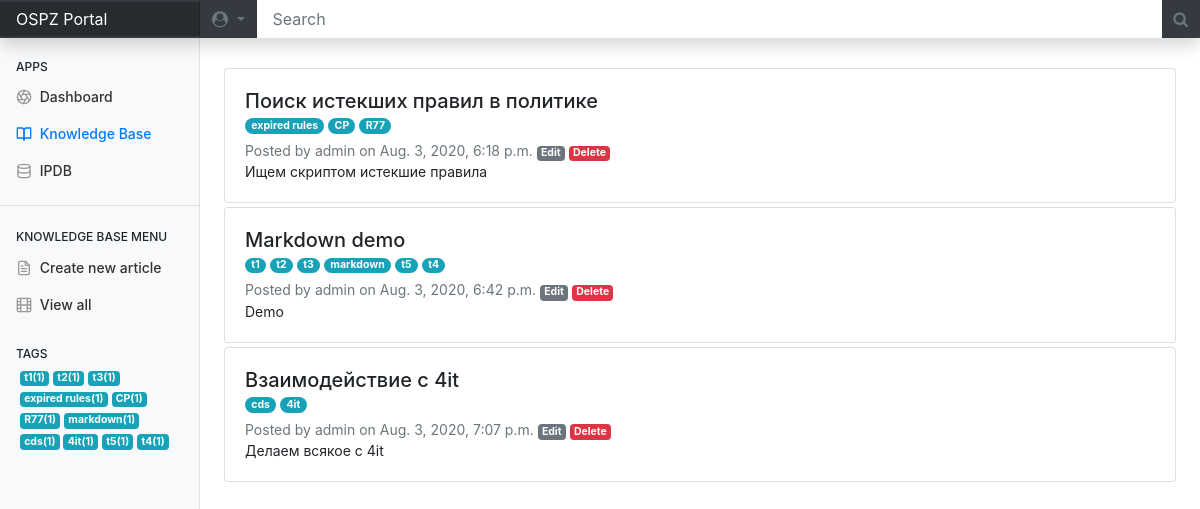
Page / (signed in) on the earlier database version.
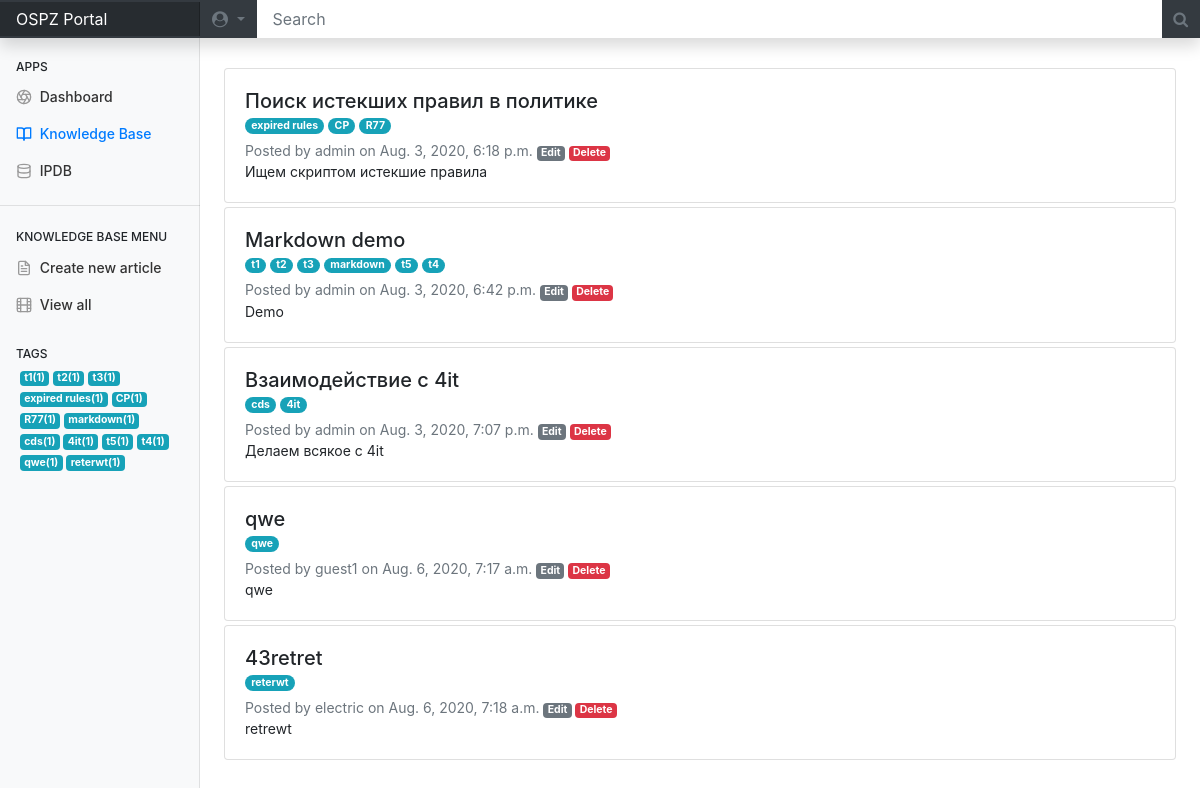
Same page on the later database version.
### kb/models.py (models this page shows)
class Article(models.Model):
    title 			= models.CharField(max_length=120, blank=False)
    tags			= TaggableManager()
    category		= models.CharField(max_length=120, blank=True)
    data_created    	= models.DateTimeField(default=timezone.now)
    last_modified   	= models.DateTimeField(default=timezone.now)
    author 			= models.CharField(max_length=120, default='admin') #text			= MDTextField()
    description       	= models.TextField(blank=False, null=True)
    text            	= models.TextField(blank=False, null=True)
    def get_absolute_url(self):
        return reverse ("article-detail", kwargs= {"pk":self.id})
    def get_update_url(self):
        return reverse ("article-update", kwargs= {"pk":self.id})
    def get_delete_url(self):
        return reverse ("article-delete", kwargs= {"pk":self.id})

### kb/views.py (the view)
# urls.py: path('', ArticleListView.as_view(), name = 'article-list'),
class ArticleListView(LoginRequiredMixin, View):
    login_url = '/login/'
    redirect_field_name = ''
    def get(self, request, *args, **kwargs):
        articles = Article.objects.all()
        tags = Tag.objects.all()
        tags_cloud = {}
        for tag in tags:
            counter = 0
            for article in articles:
                if tag.name in article.tags.names():
                    counter+=1
            if counter !=0:
                tags_cloud[tag.name] = counter
        print(tags_cloud)
        tags_cloud_sorted = {k: v for k, v in sorted(tags_cloud.items(), key=lambda item: item[1],reverse=True)}
        context = {'articles': articles,
        'tags': tags,
        'tags_cloud':tags_cloud_sorted}
        return render(request, "articles_list.html", context)

### templates/articles_list.html
{% extends 'base.html' %}
{% load markdownify %}
{% block content %}
{% for instanсe in articles %}
	<div class="row mb-1">
	 <div class="col">
	    <div class="card">
		    <div class="card-body">
			    <div class="card-title"><h5 style="margin-block-start: 0em; margin-block-end: 0em;"><a class="stretched-link" style="position: relative; color:#212529;" href="{{instanсe.get_absolute_url}}" role="button">{{instanсe.title}}</a>
</h5>
		    {% for tag in instanсe.tags.all %}
			<a class="badge badge-pill badge-info"  href="/search?t={{ tag.name }}" >{{ tag.name }}</a>
		    {% endfor %}
				    </div>
			    <p class="card-subtitle text-muted">Posted by {{instanсe.author}} on {{instanсe.data_created}} <a class="badge badge-secondary" href="{{instanсe.get_update_url}}" role="button">Edit</a> <a class="badge badge-danger" href="{{instanсe.get_delete_url}}" role="button">Delete</a>
			    </p>
		    <p class="card-text"> {{instanсe.description}}
		    </p>
		    </div>
	    </div>
	 </div>
	</div>
{% endfor %}
{% endblock %}

### templates/base.html (shortened to what this page needs)
<!DOCTYPE html>
<html>
  {% load static %}
  <head>
    <link href="{% static "css/bootstrap.css"%}" rel="stylesheet" >
      <link href = "{% static "css/dashboard.css" %}" rel="stylesheet">
      <link href = "{% static "css/bootstrap-tagsinput.css" %}" rel="stylesheet" >
      <link rel="stylesheet" href="https://maxcdn.bootstrapcdn.com/font-awesome/4.7.0/css/font-awesome.min.css"/>
      <link rel="stylesheet" href="https://cdn.jsdelivr.net/simplemde/latest/simplemde.min.css">
  </head>
  <body>
    {% include 'navbar.html' %}
    <div class="container-fluid" style="padding-top: 30px;">
	    <div class="row">
        {% include 'sidebar.html' %}
        <main role="main" class="col-md-9 ml-sm-auto col-lg-10 px-md-4">
          {% block content %}{% endblock %}
        </main>
	</div>
    </div>
  </body>
</html>

### templates/navbar.html (shortened to what this page needs)
<nav class="navbar navbar-dark navbar-expand-md sticky-top bg-dark flex-md-nowrap p-0 shadow">
  <a class="navbar-brand col-md-3 col-lg-2 mr-0 px-3 d-none d-md-block" href="/">OSPZ Portal</a>
  <form class="container-fluid p-0" method="GET" action="/search">
    <div class="input-group">
      <button class="btn btn-outline-secondary border-0 dropdown-toggle" type="button" id="dropdownMenu2" data-toggle="dropdown" aria-haspopup="true" aria-expanded="false">
            <i class="fa fa-user-circle"></i>
              </button>
      <input type="text" name="q" class="form-control" placeholder="Search" >
      <div class="input-group-append">
      <button class="btn btn-outline-secondary searchButton border-0" type="submit">
        <i class="fa fa-search"></i>
      </button>
      </div>
    </div>
  </form>
</nav>

### templates/sidebar.html (shortened to what this page needs)
    <nav id="sidebarMenu" class="col-md-3 col-lg-2 d-md-block bg-light sidebar collapse">
      <div class="sidebar-sticky pt-3">
        <h6 class="sidebar-heading d-flex justify-content-between align-items-center px-3 mt-4 mb-1">
          <span>Apps</span>
        </h6>
        <ul class="nav flex-column">
          <li class="nav-item">
            <a class="nav-link" href="/soon/">
              <span data-feather="aperture"></span>
              Dashboard
            </a>
          </li>
          <li class="nav-item">
            <a class="nav-link active" href="/">
              <span data-feather="book-open"></span>
             Knowledge Base
            </a>
          </li>
          <li class="nav-item">
            <a class="nav-link" href="/soon/">
              <span data-feather="database"></span>
             IPDB
            </a>
          </li>
        </ul>
        <hr>
        <h6 class="sidebar-heading d-flex justify-content-between align-items-center px-3 mt-4 mb-1 ">
          <span>Knowledge base menu</span>
        </h6>
        <ul class="nav flex-column">
          <li class="nav-item">
            <a class="nav-link" href="/create/">
              <span data-feather="file-text"></span>
              Create new article
            </a>
          </li>
          <li class="nav-item">
            <a class="nav-link" href="/">
              <span data-feather="film"></span>
              View all
            </a>
          </li>
        </ul>
        <h6 class="sidebar-heading d-flex justify-content-between align-items-center px-3 mt-4 mb-1">
          <span>Tags</span>
        </h6>
        {% block content_kb_sidebar_tags %}
      <div style="padding-left:20px;padding-right:20px;">
          {% for key,value in tags_cloud.items %}
            <a class="badge badge-info" href="/search?t={{ key }}">
              {{key}}({{value}})
            </a>
	        {% endfor %}
        {% endblock %}
    </nav>

### static/css/dashboard.css (style rules this page uses)
body { font-size: .875rem; }
.feather { width: 16px; height: 16px; vertical-align: text-bottom; }
.sidebar { position: fixed; top: 0; bottom: 0; left: 0; z-index: 1; padding: 20px 0 0; box-shadow: inset -1px 0 0 rgba(0, 0, 0, .1); }
.sidebar-sticky { position: relative; top: 0; height: calc(100vh - 48px); padding-top: .5rem; overflow-x: hidden; overflow-y: auto; }
.sidebar .nav-link { font-weight: 500; color: #333; }
.sidebar .nav-link .feather { margin-right: 4px; color: #999; }
.sidebar .nav-link.active { color: #007bff; }
.sidebar .nav-link:hover .feather, .sidebar .nav-link.active .feather { color: inherit; }
.sidebar-heading { font-size: .75rem; text-transform: uppercase; }
.navbar-brand { font-size: 1rem; background-color: rgba(0, 0, 0, .25); box-shadow: inset -1px 0 0 rgba(0, 0, 0, .25); }
.navbar .form-control { padding: .75rem 1rem; border-width: 0; border-radius: 0; }

Differences in the rows shown:
added Tag: tags_cloud "qwe", name "qwe"
added Tag: tags_cloud "reterwt", name "reterwt", shown under "43retret"
added Article: title "qwe", author "guest1", data_created "Aug. 6, 2020, 7:17 a.m.", description "qwe"
added Article: title "43retret", author "electric", data_created "Aug. 6, 2020, 7:18 a.m.", description "retrewt"
Other differences:
new list line: "( 1 )"
